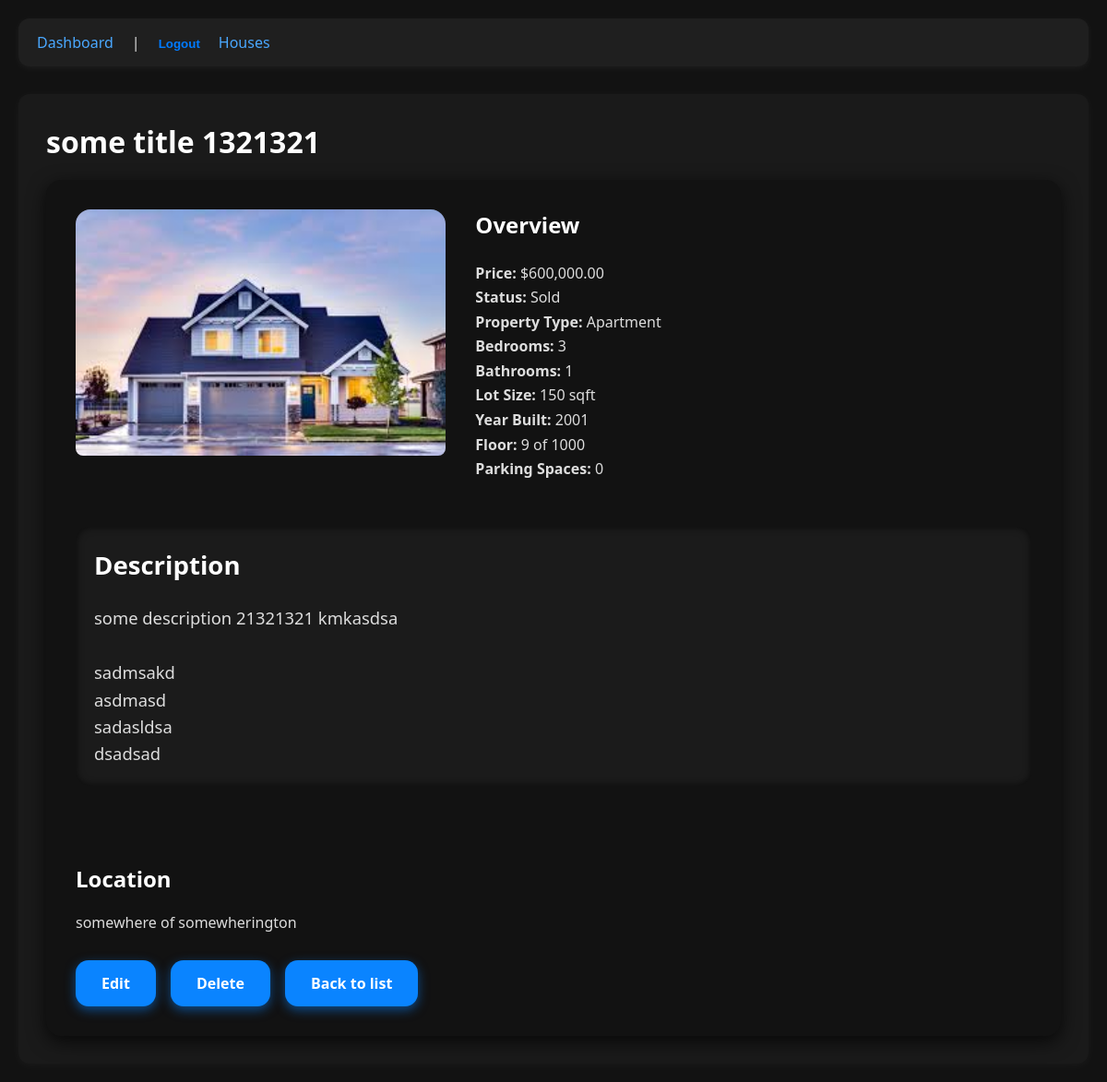
Page /houses/11/ (signed in) on the committed database.
### houses/models.py (models this page shows, shortened)
class House(models.Model):
    PROPERTY_TYPES = [
        ('house', 'House'),
        ('apartment', "Apartment"),
        ('condo',"Condo"),
        ('commercial','Commercial'),
        ('land','Land'),
    ]
    STATUS_CHOICES = [
        ('sale', 'Sale'),
        ('rent', 'Rent'),
        ('sold', 'Sold'),
        ('pending', 'Pending'),
    ]
    title = models.CharField(max_length=100)
    property_type = models.CharField(max_length=20, choices=PROPERTY_TYPES, default='apartment')
    price = models.DecimalField(max_digits=12, decimal_places=3, )
    status = models.CharField(max_length=10, choices=STATUS_CHOICES, default='rent')
    description = models.TextField(blank=True)
    address = models.TextField()
    latitude = models.DecimalField(max_digits=9, decimal_places=6, blank=True, null=True)
    longitude = models.DecimalField(max_digits=9, decimal_places=6, blank=True, null=True)
    bedrooms = models.PositiveIntegerField(default=3)
    bathrooms = models.PositiveIntegerField(default=1)
    lot_size = models.PositiveIntegerField()
    year_built = models.PositiveIntegerField(blank=True, null=True)
    floor_number = models.PositiveIntegerField(blank=True, null=True)
    total_floors = models.PositiveIntegerField(blank=True, null=True)
    parking_spaces = models.PositiveIntegerField(default=0)
    price = models.DecimalField(max_digits=15, decimal_places=2)
    main_image = models.ImageField(upload_to='houses/', blank=True, null=True)
    created_at = models.DateTimeField(auto_now_add=True)
    updated_at = models.DateTimeField(auto_now=True)
    agent = models.ForeignKey(
        settings.AUTH_USER_MODEL,
        on_delete=models.CASCADE,
        related_name='houses',
        )

### houses/views.py (the view)
# urls.py: path('<int:pk>/', HouseDetailView.as_view(), name='detail'),
class HouseDetailView(LoginRequiredMixin, DetailView):
    model = House
    template_name = "houses/detail.html"
    context_object_name = "house"

### houses/templates/houses/detail.html (shortened to what this page needs)
{% extends 'base.html' %}
{% load static %}
{% load humanize %}
{% load leaflet_tags %}
{% block extra_css %}
<link rel="stylesheet" href="{% static 'houses/css/detail.css' %}">
{% endblock %}
{% block content %}
<h1>{{ house.title }}</h1>
<article class="house-detail-container">
    <div class="house-detail-image">
        {% if house.main_image %}
            <img src="{{ house.main_image.url }}" alt="{{ house.title }}" class="house-main-image" style="max-width:100%; height:auto; border-radius:8px; margin-bottom:20px;">
        {% else %}
            <p><em>No image available</em></p>
        {% endif %}
    </div>
    <div class="house-detail-info">
        <h2>Overview</h2>
        <p><strong>Price:</strong> ${{ house.price|floatformat:2|intcomma }}</p>
        <p><strong>Status:</strong> {{ house.get_status_display }}</p>
        <p><strong>Property Type:</strong> {{ house.get_property_type_display }}</p>
        <p><strong>Bedrooms:</strong> {{ house.bedrooms }}</p>
        <p><strong>Bathrooms:</strong> {{ house.bathrooms }}</p>
        <p><strong>Lot Size:</strong> {{ house.lot_size }} sqft</p>
        {% if house.year_built %}
            <p><strong>Year Built:</strong> {{ house.year_built }}</p>
        {% endif %}
        {% if house.floor_number and house.total_floors %}
            <p><strong>Floor:</strong> {{ house.floor_number }} of {{ house.total_floors }}</p>
        {% endif %}
        <p><strong>Parking Spaces:</strong> {{ house.parking_spaces }}</p>
    </div>
    <div class="house-detail-description" style="margin-top:20px;">
        <h2>Description</h2>
        <p>{{ house.description|linebreaksbr }}</p>
    </div>
    <div class="house-location" style="margin-top:20px;">
        <h2>Location</h2>
        <p>{{ house.address }}</p>
    <div class="house-detail-actions" style="margin-top:30px;">
        <a href="{% url 'houses:update' house.id %}" class="button">Edit</a>
        <a href="{% url 'houses:delete' house.id %}" class="button">Delete</a>
        <a href="{% url 'houses:list' %}" class="button">Back to list</a>
    </div>
</article>
{% endblock %}

### static/css/style.css (style rules this page uses)
* { margin: 0; padding: 0; box-sizing: border-box; }
body { font-family: 'Segoe UI', Tahoma, Geneva, Verdana, sans-serif; background-color: #121212; color: #e0e0e0; padding: 20px; }
h1, h2 { color: #ffffff; margin-bottom: 20px; }
button, .button { background-color: #4aa8ff; color: #121212; padding: 10px 18px; border: none; border-radius: 8px; cursor: pointer; font-weight: 600; transition: background-color 0.2s ease; text-decoration: none; display: inline-block; }

### houses/static/houses/css/detail.css (style rules this page uses)
.house-detail-container { display: flex; flex-wrap: wrap; gap: 32px; padding: 32px; background-color: #121212; border-radius: 16px; box-shadow: 0 6px 20px rgba(0,0,0,0.7); color: #ddd; }
.house-detail-image { flex: 1 1 400px; border-radius: 16px; overflow: hidden; max-height: 500px; }
.house-detail-image img { width: 100%; height: 100%; object-fit: cover; border-radius: 16px; }
.house-detail-info { flex: 2 1 600px; display: flex; flex-direction: column; justify-content: space-between; }
.house-detail-description { font-size: 1.15rem; line-height: 1.6; background-color: #1b1b1b; padding: 20px; border-radius: 16px; box-shadow: inset 0 0 8px #000a; margin-bottom: 32px; width: 100%; max-width: 100%; }
.house-detail-actions { display: flex; gap: 16px; }
.house-detail-actions a { background-color: #0a84ff; color: white; text-decoration: none; padding: 14px 28px; font-weight: 700; border-radius: 14px; box-shadow: 0 4px 12px #0a84ff80; transition: background-color 0.3s ease; }

### rows in the picture
House: title "some title 1321321", main_image (picture), price "600,000.00", status "Sold", property_type "Apartment", bedrooms "3", bathrooms "1", lot_size "150", year_built "2001", floor_number "9", total_floors "1000", parking_spaces "0", description "some description 21321321 kmkasdsa sadmsakd asdmasd sadasldsa dsadsad", address "somewhere of somewherington"
